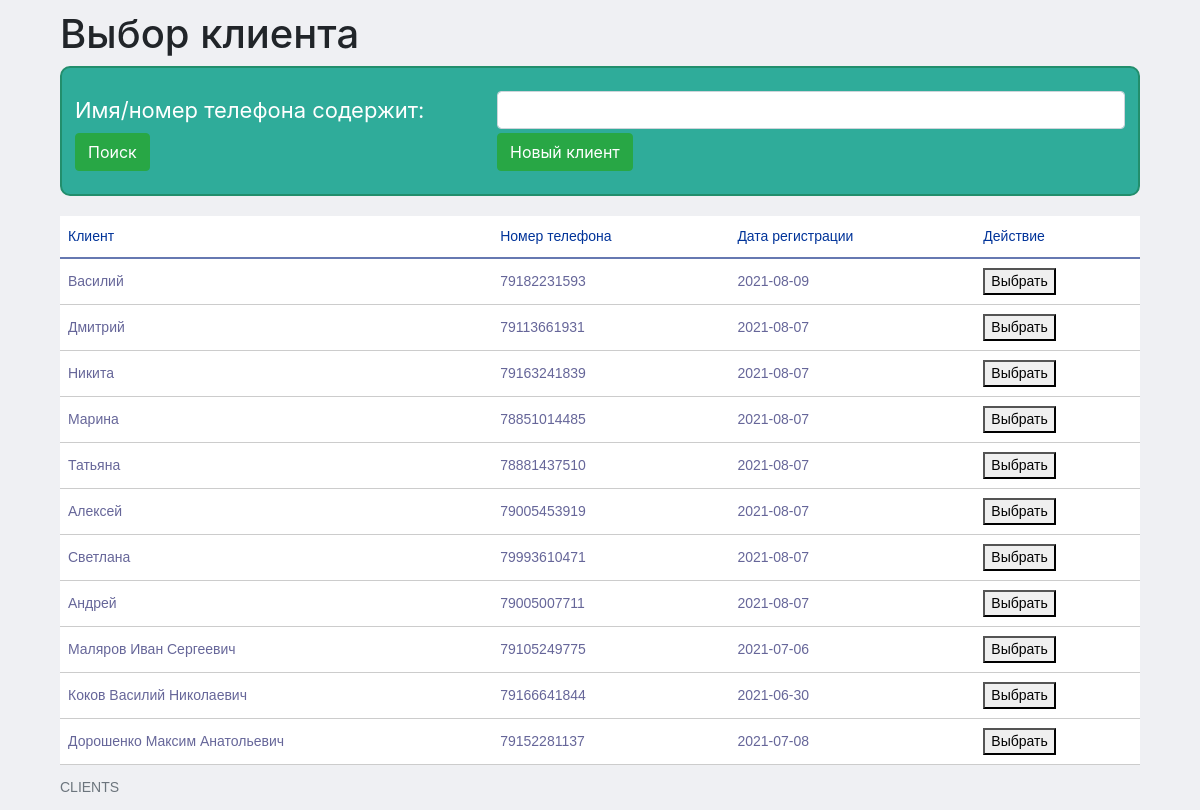
The app's page /clients_edit.php with its own data.
### tables this page shows
CREATE TABLE `clients` (
  `client_id` int(11) NOT NULL,
  `client_name` varchar(255) NOT NULL,
  `phone_number` varchar(255) NOT NULL,
  `registration_date` date NOT NULL
);

### clients_edit.php (the view, shortened to what this page needs)
<!DOCTYPE html>
<html lang="ru">
<head>
  <link rel="stylesheet" href="css/schedule.css">
  <link rel="stylesheet" href="https://stackpath.bootstrapcdn.com/bootstrap/4.3.1/css/bootstrap.min.css">
</head>
<body>
  <div class="work_area">
    <h1>Выбор клиента</h1>
    <form action="/add.php" method="post">
      <table class="assign_table">
        <tr>
          <td id="search"><p class="assign">Имя/номер телефона содержит:</p></td>
          <td><input type="text" name="search_bar" id="search_bar" value="<?$search_bar = $_GET['search_bar']; echo $search_bar;?>" class="form-control"></td>
        </tr>
        <tr>
          <td><button type="submit" value="search" name="sendButton" class="btn btn-success">Поиск</button></td>
          <td><a href="/add_client.php" class="btn btn-success">Новый клиент</a></td>
        </tr>
      </table>
    </form>
    <?php
      $search_bar = $_GET['search_bar'];
      require 'configDB.php';
      echo '<table class="schedule_table">';
	    echo '<caption>CLIENTS</caption>
				<tr>
				<th>Клиент</th>
				<th>Номер телефона</th>
				<th>Дата регистрации</th>
        <th>Действие</th>
				</tr>';
      if($search_bar == null){
        $query = $pdo->query('SELECT * FROM clients ORDER BY client_id DESC');
      }
      else{
        $pattern = '%'.$search_bar.'%';
        $query = $pdo->query('SELECT * FROM clients WHERE concat(client_name, phone_number) LIKE "'.$pattern.'" ORDER BY client_id DESC');
      }
      while($row = $query->fetch(PDO::FETCH_OBJ)) {
        echo '<tr><td>'.$row->client_name.'</td><td>'.$row->phone_number.'</td><td>'.$row->registration_date.'</td><td><a href="/service_select.php?client_id='.$row->client_id.'"><button>Выбрать</button></a></td>';
      }
      echo '</table>';
    ?>
  </div>
</body>
</html>

### css/schedule.css (style rules this page uses)
body { background-color: #EFF0F3!important }
.work_area { margin-top: 10px; width: 90%!important; margin-right: auto; margin-left: auto; }
.assign { color: #fff; font-size: 22px; margin-bottom: 0; }
form { background: #2FAC9A; border: 2px solid #228e6c; border-radius: 10px; padding: 20px 10px; margin-bottom: 20px; }
.assign_table { border-collapse: separate; width: 100%; }
table { width: 100%; }
td#search { width: 40%; }
.schedule_table { font-family: "Lucida Sans Unicode", "Lucida Grande", Sans-Serif; font-size: 14px; background: white; max-width: 100%; width: 100%; border-collapse: collapse; text-align: left; }
.schedule_table th { font-weight: normal; color: #039; border-bottom: 2px solid #6678b1; padding: 10px 8px; }
.schedule_table td { border-bottom: 1px solid #ccc; color: #669; padding: 9px 8px; transition: .3s linear; }

### records on screen
clients: client_name "Василий", phone_number "79182231593", registration_date "2021-08-09"
clients: client_name "Дмитрий", phone_number "79113661931", registration_date "2021-08-07"
clients: client_name "Никита", phone_number "79163241839", registration_date "2021-08-07"
clients: client_name "Марина", phone_number "78851014485", registration_date "2021-08-07"
clients: client_name "Татьяна", phone_number "78881437510", registration_date "2021-08-07"
clients: client_name "Алексей", phone_number "79005453919", registration_date "2021-08-07"
clients: client_name "Светлана", phone_number "79993610471", registration_date "2021-08-07"
clients: client_name "Андрей", phone_number "79005007711", registration_date "2021-08-07"
clients: client_name "Маляров Иван Сергеевич", phone_number "79105249775", registration_date "2021-07-06"
clients: client_name "Коков Василий Николаевич", phone_number "79166641844", registration_date "2021-06-30"
clients: client_name "Дорошенко Максим Анатольевич", phone_number "79152281137", registration_date "2021-07-08"
